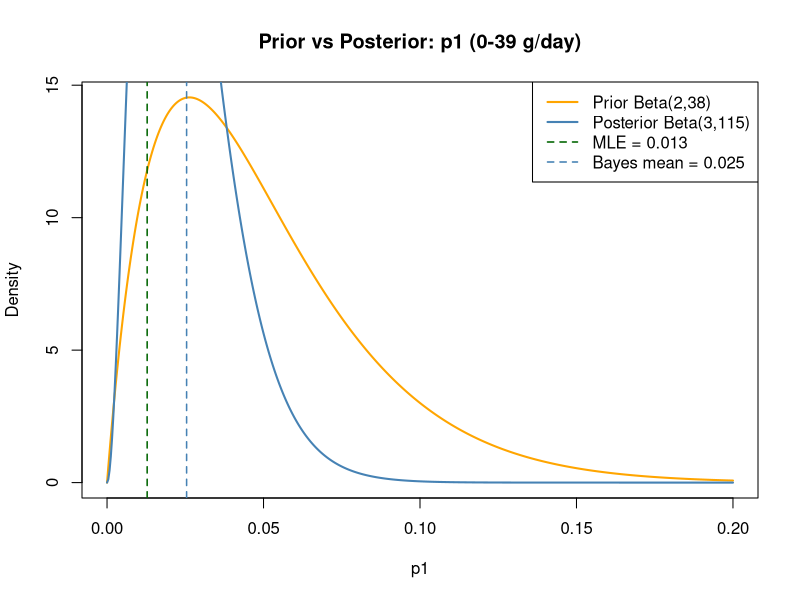
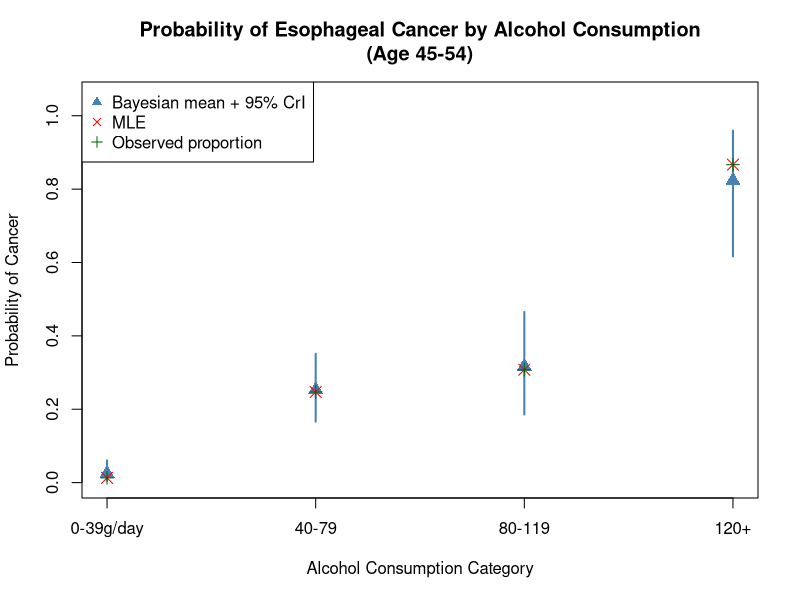

Write R code to recreate these figures, in order.
# =============================================================================
# 06_beta_binomial.R
# Bayesian Statistics and MCMC - Exercise 3
#
# Bayesian Beta-Binomial analysis of esophageal cancer risk by alcohol
# consumption category (Breslow & Day, 1980 -- built-in R dataset 'esoph').
#
# Focus: age group 45-54 years.
# Response:     ncases  ~ Binomial(n_i, p_i)
# Explanatory:  alcgp (4 levels: 0-39, 40-79, 80-119, 120+ g/day)
#
# Priors:
#   p[1] ~ Beta(2, 38)   -- informative: based on hypothetical past study
#                           with 2 cases in 40 trials => prior mean = 0.05
#                           (low cancer probability for low alcohol consumption)
#   p[2], p[3], p[4] ~ Beta(1, 1) = Uniform(0,1)  -- diffuse (no prior info)
#
# Conjugate update: Beta(a,b) + Binomial(n,p) => Beta(a+y, b+n-y)
#
# Odds Ratios (vs reference category 0-39 g/day) are computed from MCMC samples.
# This script provides the analytical posterior update and simulation-based OR.
# A WinBUGS model is provided in models/winbugs_exercise3.txt for full MCMC.
# =============================================================================

# =============================================================================
# Data: esoph dataset, age group 45-54
# =============================================================================

data(esoph)
esoph_45_54 <- subset(esoph, agegp == "45-54")

# Aggregate by alcohol consumption category
library(dplyr)
agg <- esoph_45_54 %>%
  group_by(alcgp) %>%
  summarise(cases  = sum(ncases),
            total  = sum(ncases + ncontrols),
            .groups = "drop")

cat("=== Data: Esophageal Cancer by Alcohol Consumption (Age 45-54) ===\n")
print(agg)
cat("\n")

y <- agg$cases    # number of cancer cases per category
n <- agg$total    # total individuals per category
N <- nrow(agg)    # number of categories = 4

# Observed proportions (= MLE)
p_mle <- y / n
cat("Observed proportions (MLE):\n")
for (i in 1:N) cat(sprintf("  %s: %d/%d = %.4f\n", agg$alcgp[i], y[i], n[i], p_mle[i]))

# =============================================================================
# Bayesian Update (analytical -- Beta is conjugate to Binomial)
# =============================================================================

# Prior parameters
alpha_prior <- c(2, 1, 1, 1)   # Beta(2,38) for dose=1; Beta(1,1) for others
beta_prior  <- c(38, 1, 1, 1)

# Posterior parameters: Beta(alpha + y, beta + n - y)
alpha_post <- alpha_prior + y
beta_post  <- beta_prior  + (n - y)

# Posterior means and 95% CrI
p_bayes_mean <- alpha_post / (alpha_post + beta_post)
p_bayes_ci   <- matrix(NA, nrow = N, ncol = 2)
for (i in 1:N) {
  p_bayes_ci[i, ] <- qbeta(c(0.025, 0.975), alpha_post[i], beta_post[i])
}

cat("\n=== Posterior Parameters ===\n")
for (i in 1:N) {
  cat(sprintf("  %s: Beta(%d, %d)  =>  mean = %.4f, 95%% CrI = (%.4f, %.4f)\n",
              agg$alcgp[i], alpha_post[i], beta_post[i],
              p_bayes_mean[i], p_bayes_ci[i, 1], p_bayes_ci[i, 2]))
}

# =============================================================================
# Comparison Table: MLE vs Bayesian
# =============================================================================

results <- data.frame(
  Category    = agg$alcgp,
  Cases       = y,
  Total       = n,
  MLE         = round(p_mle, 4),
  Bayes_Mean  = round(p_bayes_mean, 4),
  CrI_lower   = round(p_bayes_ci[, 1], 4),
  CrI_upper   = round(p_bayes_ci[, 2], 4)
)

cat("\n=== Comparison: MLE vs Bayesian ===\n")
print(results, row.names = FALSE)

cat("\nKey observation: For dose=1 (0-39 g/day), Bayesian mean (", round(p_bayes_mean[1], 4),
    ") > MLE (", round(p_mle[1], 4), ")\n")
cat("This is due to the informative prior Beta(2,38) with mean 0.05,\n")
cat("which pulls the estimate upward from the MLE (1/78 = 0.013).\n")
cat("With only 1 case in 78 trials, prior information has large influence.\n")

# =============================================================================
# Odds Ratios via Monte Carlo simulation
# (Same result as WinBUGS -- analytical Beta posterior sampled directly)
# =============================================================================

set.seed(42)
n_sim <- 50000

# Sample from posterior distributions
p_sim <- matrix(NA, nrow = n_sim, ncol = N)
for (i in 1:N) {
  p_sim[, i] <- rbeta(n_sim, alpha_post[i], beta_post[i])
}

# Compute Odds Ratios vs reference category (dose=1)
odds     <- p_sim / (1 - p_sim)
OR2_sim  <- odds[, 2] / odds[, 1]
OR3_sim  <- odds[, 3] / odds[, 1]
OR4_sim  <- odds[, 4] / odds[, 1]

or_results <- data.frame(
  Comparison = c("40-79 vs 0-39", "80-119 vs 0-39", "120+ vs 0-39"),
  OR_mean    = round(c(mean(OR2_sim), mean(OR3_sim), mean(OR4_sim)), 2),
  CI_2.5     = round(c(quantile(OR2_sim, 0.025), quantile(OR3_sim, 0.025),
                        quantile(OR4_sim, 0.025)), 2),
  CI_97.5    = round(c(quantile(OR2_sim, 0.975), quantile(OR3_sim, 0.975),
                        quantile(OR4_sim, 0.975)), 2)
)

cat("\n=== Bayesian Odds Ratios (vs 0-39 g/day reference) ===\n")
print(or_results, row.names = FALSE)
cat("\nAll 95% CrIs exclude 1 => statistically significant association\n")
cat("between alcohol consumption and esophageal cancer for all categories.\n")
cat("\nNote: Wide CrI for 120+ vs 0-39 reflects:\n")
cat("  (1) Small sample size in 120+ category (n=15)\n")
cat("  (2) p4 near 1 and p1 near 0 => ratio p/(1-p) is non-linearly sensitive\n")
cat("  (3) Two uncertain quantities in the ratio => uncertainty multiplies\n")

# =============================================================================
# Plots
# =============================================================================

# Plot 1: Prior vs Posterior for p1 (illustrates informative prior effect)
lambda_grid <- seq(0, 0.2, length.out = 500)
plot(lambda_grid, dbeta(lambda_grid, alpha_prior[1], beta_prior[1]),
     type = "l", col = "orange", lwd = 2,
     main = "Prior vs Posterior: p1 (0-39 g/day)",
     xlab = "p1", ylab = "Density")
lines(lambda_grid, dbeta(lambda_grid, alpha_post[1], beta_post[1]),
      col = "steelblue", lwd = 2)
abline(v = p_mle[1],        col = "darkgreen", lty = 2, lwd = 1.5)
abline(v = p_bayes_mean[1], col = "steelblue", lty = 2, lwd = 1.5)
legend("topright",
       legend = c("Prior Beta(2,38)", "Posterior Beta(3,115)",
                  sprintf("MLE = %.3f", p_mle[1]),
                  sprintf("Bayes mean = %.3f", p_bayes_mean[1])),
       col  = c("orange", "steelblue", "darkgreen", "steelblue"),
       lty  = c(1, 1, 2, 2), lwd = c(2, 2, 1.5, 1.5))

# Plot 2: Comparison Bayesian vs MLE across categories
plot(1:N, p_bayes_mean, pch = 17, col = "steelblue", cex = 1.5,
     ylim = c(0, 1.05),
     xaxt = "n",
     main = "Probability of Esophageal Cancer by Alcohol Consumption\n(Age 45-54)",
     xlab = "Alcohol Consumption Category",
     ylab = "Probability of Cancer")
axis(1, at = 1:N, labels = agg$alcgp)
segments(1:N, p_bayes_ci[, 1], 1:N, p_bayes_ci[, 2],
         col = "steelblue", lwd = 2)
points(1:N, p_mle, pch = 4, col = "red", cex = 1.5)
points(1:N, y / n, pch = 3, col = "darkgreen", cex = 1.2)
legend("topleft",
       legend = c("Bayesian mean + 95% CrI", "MLE", "Observed proportion"),
       pch    = c(17, 4, 3),
       col    = c("steelblue", "red", "darkgreen"))
